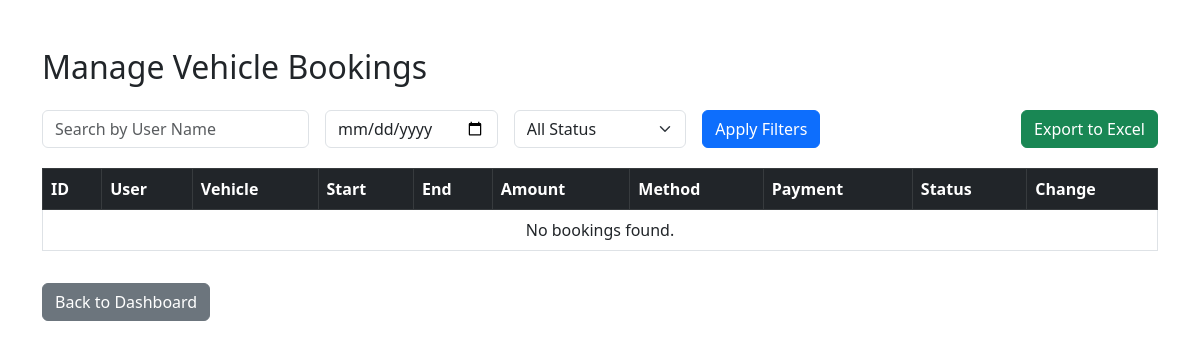
Page /admin/manage_vehicle_bookings.php on the earlier database version.
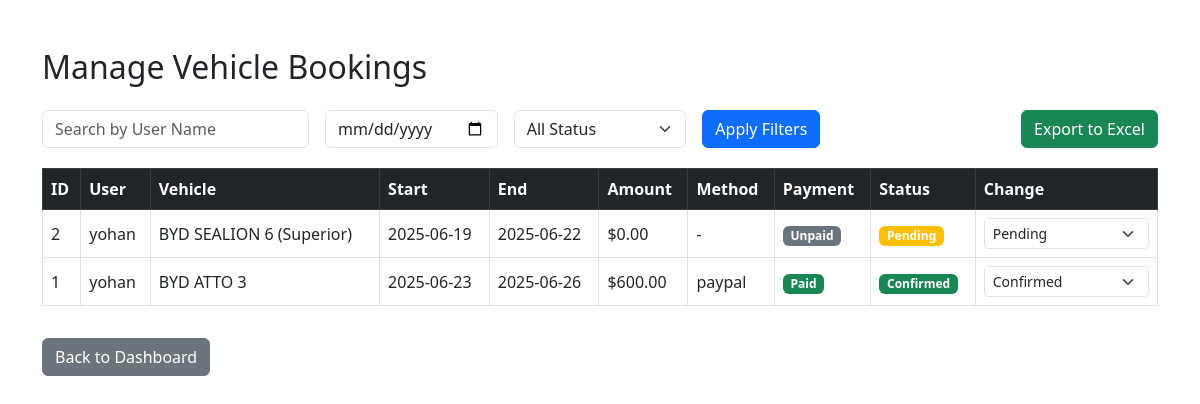
Same page on the later database version.
### tables this page shows
CREATE TABLE `vehicle_bookings` (
  `booking_id` int(11) NOT NULL,
  `vehicle_id` int(11) NOT NULL,
  `user_id` int(11) NOT NULL,
  `booking_start` date NOT NULL,
  `booking_end` date NOT NULL,
  `total_price` decimal(10,2) NOT NULL,
  `status` enum('pending','confirmed','cancelled','completed') DEFAULT 'pending',
  `created_at` timestamp NOT NULL DEFAULT current_timestamp(),
  `payment_status` enum('unpaid','paid') NOT NULL DEFAULT 'unpaid',
  `payment_method` varchar(20) DEFAULT NULL
);

CREATE TABLE `users` (
  `user_id` int(11) NOT NULL,
  `name` varchar(100) NOT NULL,
  `email` varchar(150) NOT NULL,
  `contact` varchar(20) DEFAULT NULL,
  `password` varchar(255) NOT NULL,
  `is_verified` tinyint(1) DEFAULT 0,
  `created_at` timestamp NOT NULL DEFAULT current_timestamp(),
  `status` varchar(50) DEFAULT 'active',
  `role` varchar(50) DEFAULT 'user',
  `profile_pic` varchar(255) DEFAULT NULL,
  `contact_number` varchar(20) DEFAULT NULL,
  `country` varchar(100) DEFAULT NULL
);

CREATE TABLE `vehicles` (
  `vehicle_id` int(11) NOT NULL,
  `company_id` int(11) DEFAULT NULL,
  `model` varchar(100) DEFAULT NULL,
  `type` varchar(50) DEFAULT NULL,
  `capacity` int(11) DEFAULT NULL,
  `rental_price` decimal(10,2) DEFAULT NULL,
  `image` varchar(255) DEFAULT NULL,
  `description` text DEFAULT NULL,
  `features` text DEFAULT NULL,
  `registration_number` varchar(50) DEFAULT NULL,
  `fuel_type` varchar(50) DEFAULT NULL,
  `availability` tinyint(1) DEFAULT 1,
  `created_at` timestamp NOT NULL DEFAULT current_timestamp(),
  `image_gallery` text DEFAULT NULL
);

CREATE TABLE `vehicle_payments` (
  `payment_id` int(11) NOT NULL,
  `booking_id` int(11) NOT NULL,
  `user_id` int(11) NOT NULL,
  `amount` decimal(10,2) NOT NULL,
  `payment_method` varchar(50) NOT NULL,
  `payment_date` datetime NOT NULL DEFAULT current_timestamp(),
  `status` varchar(50) NOT NULL DEFAULT 'Paid'
);

### admin/manage_vehicle_bookings.php (the view, shortened to what the changed rows need)
<?php
include '../config/db.php';
$filters = [];
$params = [];
$whereClause = $filters ? 'WHERE ' . implode(' AND ', $filters) : '';
$stmt = $conn->prepare("SELECT vb.*, v.model AS vehicle_model, u.name AS user_name,
                               vp.amount, vp.payment_method, vp.status AS pay_status, vp.payment_date
                        FROM vehicle_bookings vb
                        JOIN vehicles v ON vb.vehicle_id = v.vehicle_id
                        JOIN users u ON vb.user_id = u.user_id
                        LEFT JOIN vehicle_payments vp ON vb.booking_id = vp.booking_id
                        $whereClause
                        ORDER BY vb.created_at DESC");
$stmt->execute($params);
$bookings = $stmt->fetchAll(PDO::FETCH_ASSOC);
?>
<!DOCTYPE html>
<html>
<head>
    <link href="https://cdn.jsdelivr.net/npm/bootstrap@5.3.0/dist/css/bootstrap.min.css" rel="stylesheet">
</head>
<body>
    <div class="container mt-5">
        <h2 class="mb-4">Manage Vehicle Bookings</h2>
        <table class="table table-bordered table-hover align-middle">
            <thead class="table-dark">
                <tr>
                    <th>ID</th>
                    <th>User</th>
                    <th>Vehicle</th>
                    <th>Start</th>
                    <th>End</th>
                    <th>Amount</th>
                    <th>Method</th>
                    <th>Payment</th>
                    <th>Status</th>
                    <th>Change</th>
                </tr>
            </thead>
            <tbody>
                <?php if ($bookings): ?>
                    <?php foreach ($bookings as $b): ?>
                        <tr>
                            <td><?= $b['booking_id'] ?></td>
                            <td><?= htmlspecialchars($b['user_name']) ?></td>
                            <td><?= htmlspecialchars($b['vehicle_model']) ?></td>
                            <td><?= $b['booking_start'] ?></td>
                            <td><?= $b['booking_end'] ?></td>
                            <td>$<?= number_format($b['amount'] ?? 0, 2) ?></td>
                            <td><?= htmlspecialchars($b['payment_method'] ?? '-') ?></td>
                            <td>
                                <span class="badge bg-<?= ($b['pay_status'] ?? 'Unpaid') === 'Paid' ? 'success' : 'secondary' ?>">
                                    <?= htmlspecialchars($b['pay_status'] ?? 'Unpaid') ?>
                                </span>
                            </td>
                            <td>
                                <?php
                                $status = strtolower($b['status']);
                                $badge = match ($status) {
                                    'confirmed' => 'success',
                                    'pending' => 'warning',
                                    'cancelled' => 'danger',
                                    'completed' => 'primary',
                                    default => 'secondary'
                                };
                                ?>
                                <span class="badge bg-<?= $badge ?> status-badge"><?= $status ?></span>
                            </td>
                            <td>
                                <form method="POST" onchange="this.submit()" class="m-0">
                                    <select name="status" class="form-select form-select-sm">
                                        <?php foreach (['pending', 'confirmed', 'cancelled', 'completed'] as $s): ?>
                                            <option value="<?= $s ?>" <?= $status === $s ? 'selected' : '' ?>><?= ucfirst($s) ?></option>
                                        <?php endforeach; ?>
                                    </select>
                                </form>
                            </td>
                        </tr>
                    <?php endforeach; ?>
                <?php else: ?>
                    <tr>
                        <td colspan="10" class="text-center">No bookings found.</td>
                    </tr>
                <?php endif; ?>
            </tbody>
        </table>
    </div>
</body>
</html>

Differences in the rows shown:
added vehicle_bookings: booking_id "2", user.name "yohan", vehicle.model "BYD SEALION 6 (Superior)", booking_start "2025-06-19", booking_end "2025-06-22", amount "0.00", payment_method "-", pay_status "Unpaid", status "Pending"
added vehicle_bookings: booking_id "1", user.name "yohan", vehicle.model "BYD ATTO 3", booking_start "2025-06-23", booking_end "2025-06-26", vehicle_payments.amount "600.00", vehicle_payments.payment_method "paypal", vehicle_payments.status "Paid", status "Confirmed"
Other differences:
text no longer shown: "No bookings found."
